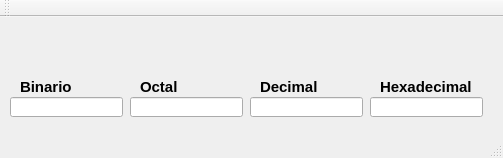
<?xml version="1.0" encoding="UTF-8"?>
<ui version="4.0">
 <class>MainWindow</class>
 <widget class="QMainWindow" name="MainWindow">
  <property name="geometry">
   <rect>
    <x>0</x>
    <y>0</y>
    <width>503</width>
    <height>158</height>
   </rect>
  </property>
  <property name="windowTitle">
   <string>MainWindow</string>
  </property>
  <widget class="QWidget" name="centralWidget">
   <widget class="QLineEdit" name="lineEdit">
    <property name="geometry">
     <rect>
      <x>10</x>
      <y>80</y>
      <width>113</width>
      <height>20</height>
     </rect>
    </property>
   </widget>
   <widget class="QLineEdit" name="lineEdit_2">
    <property name="geometry">
     <rect>
      <x>130</x>
      <y>80</y>
      <width>113</width>
      <height>20</height>
     </rect>
    </property>
   </widget>
   <widget class="QLineEdit" name="lineEdit_3">
    <property name="geometry">
     <rect>
      <x>250</x>
      <y>80</y>
      <width>113</width>
      <height>20</height>
     </rect>
    </property>
   </widget>
   <widget class="QLineEdit" name="lineEdit_4">
    <property name="geometry">
     <rect>
      <x>370</x>
      <y>80</y>
      <width>113</width>
      <height>20</height>
     </rect>
    </property>
   </widget>
   <widget class="QLabel" name="label">
    <property name="geometry">
     <rect>
      <x>20</x>
      <y>60</y>
      <width>101</width>
      <height>20</height>
     </rect>
    </property>
    <property name="font">
     <font>
      <pointsize>11</pointsize>
      <weight>75</weight>
      <bold>true</bold>
     </font>
    </property>
    <property name="text">
     <string>Binario</string>
    </property>
   </widget>
   <widget class="QLabel" name="label_2">
    <property name="geometry">
     <rect>
      <x>140</x>
      <y>60</y>
      <width>101</width>
      <height>20</height>
     </rect>
    </property>
    <property name="font">
     <font>
      <pointsize>11</pointsize>
      <weight>75</weight>
      <bold>true</bold>
     </font>
    </property>
    <property name="text">
     <string>Octal</string>
    </property>
   </widget>
   <widget class="QLabel" name="label_3">
    <property name="geometry">
     <rect>
      <x>260</x>
      <y>60</y>
      <width>101</width>
      <height>20</height>
     </rect>
    </property>
    <property name="font">
     <font>
      <pointsize>11</pointsize>
      <weight>75</weight>
      <bold>true</bold>
     </font>
    </property>
    <property name="text">
     <string>Decimal</string>
    </property>
   </widget>
   <widget class="QLabel" name="label_4">
    <property name="geometry">
     <rect>
      <x>380</x>
      <y>60</y>
      <width>101</width>
      <height>20</height>
     </rect>
    </property>
    <property name="font">
     <font>
      <pointsize>11</pointsize>
      <weight>75</weight>
      <bold>true</bold>
     </font>
    </property>
    <property name="text">
     <string>Hexadecimal</string>
    </property>
   </widget>
  </widget>
  <widget class="QMenuBar" name="menuBar">
   <property name="geometry">
    <rect>
     <x>0</x>
     <y>0</y>
     <width>503</width>
     <height>18</height>
    </rect>
   </property>
  </widget>
  <widget class="QToolBar" name="mainToolBar">
   <attribute name="toolBarArea">
    <enum>TopToolBarArea</enum>
   </attribute>
   <attribute name="toolBarBreak">
    <bool>false</bool>
   </attribute>
  </widget>
  <widget class="QStatusBar" name="statusBar"/>
 </widget>
 <layoutdefault spacing="6" margin="11"/>
 <resources/>
 <connections/>
</ui>
